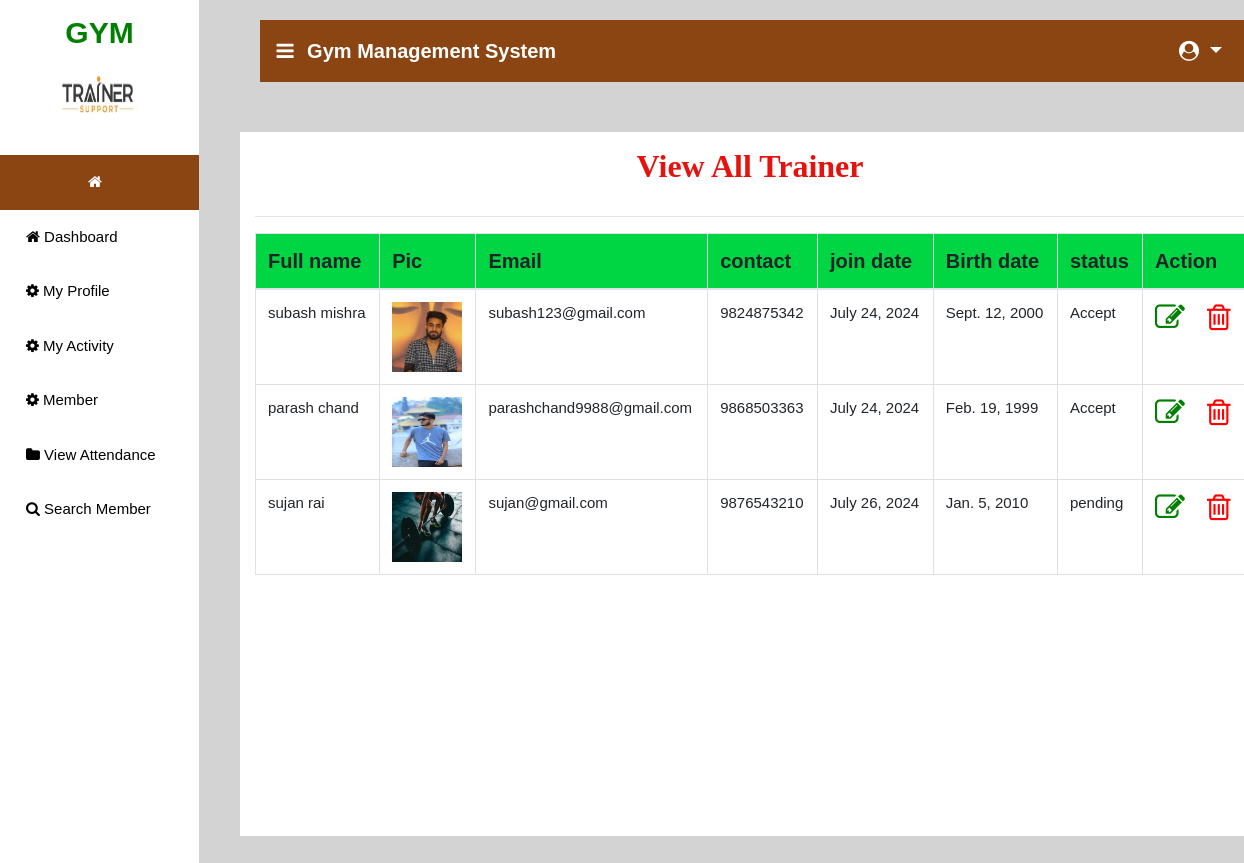
Screenshot of /all_trainer with the database file from the repository.
### gym/models.py (models this page shows, shortened)
class Trainer(models.Model):
    status = models.ForeignKey(Status, on_delete=models.CASCADE, null=True)
    user = models.ForeignKey(User, on_delete=models.CASCADE, null=True)
    contact = models.CharField(max_length=10, null=True)
    address = models.CharField(max_length=10, null=True)
    doj = models.DateField(max_length=10, null=True)
    dob = models.DateField(max_length=10, null=True)
    image = models.FileField(null=True)

class Status(models.Model):
    status = models.CharField(max_length=30, null=True)

### gym/views.py (the view)
# urls.py: path('all_trainer', View_All_Trainer,name="all_trainer"),
def View_All_Trainer(request):
    package = Trainer.objects.all()
    d = {'package':package}
    return render(request,'all_trainer.html',d)

### gym/templates/all_trainer.html (shortened to what this page needs)
{% extends 'navigation3.html' %}
{% block body1 %}
<div style="background-color:lightgrey;width:100%;height:800px;position:absolute">
<div class="container" style="margin-top:%;background:white;width:100%;height:88%">
<center><h2 style = "margin-top:2%;padding:15px;font-family : 'Monotype Corsiva' ; color : #E6120E ; font-weight : bold;margin-top:5%">View All Trainer</h2></center><hr>
<table class="table table-bordered" id="myTable">
  <thead>
  <tr>
    <th>Full name</th>
    <th>Pic</th>
    <th>Email</th>
    <th>contact</th>
    <th>join date</th>
    <th>Birth date</th>
    <th>status</th>
    <th>Action</th>
  </tr>
  </thead>
   <tbody>
{% for i in package %}
  <tr>
    <td>{{i.user.first_name}} {{i.user.last_name}}</td>
    <td><img src="{{i.image.url}}" style="width:70px;height:70px"></td>
    <td>{{i.user.email}}</td>
    <td>{{i.contact}}</td>
    <td>{{i.doj}}</td>
    <td>{{i.dob}}</td>
    <td>{{i.status.status}}</td>
    <td><a href="{% url 'edit_trainer' i.id %}"><i style="margin-right:18px;font-size:30px;color:green" class="fa fa-edit"></i> </a>
      <a href="{% url 'delete_trainer' i.id %}"><i style="font-size:30px;color:red" onclick="return confirm('Are you sure?')" class="fa fa-trash-o"></i></a> </td>
  </tr>
   {% endfor %}
    </tbody>
</table>
 </div></div>
{% endblock %}

### gym/templates/navigation2.html (style rules this page uses)
thead { background:#00d644; }
body { font-family: "Lato", sans-serif; }
body { margin:0;font-family:Arial }

### gym/templates/all_trainer.html (style rules this page uses)
td { font-size:15px; }

### rows the page displays
Trainer: user.first_name "subash", user.last_name "mishra", image (picture), user.email "subash123@gmail.com", contact "9824875342", doj "July 24, 2024", dob "Sept. 12, 2000", status.status "Accept"
Trainer: user.first_name "parash", user.last_name "chand", image (picture), user.email "parashchand9988@gmail.com", contact "9868503363", doj "July 24, 2024", dob "Feb. 19, 1999", status.status "Accept"
Trainer: user.first_name "sujan", user.last_name "rai", image (picture), user.email "sujan@gmail.com", contact "9876543210", doj "July 26, 2024", dob "Jan. 5, 2010", status.status "pending"
